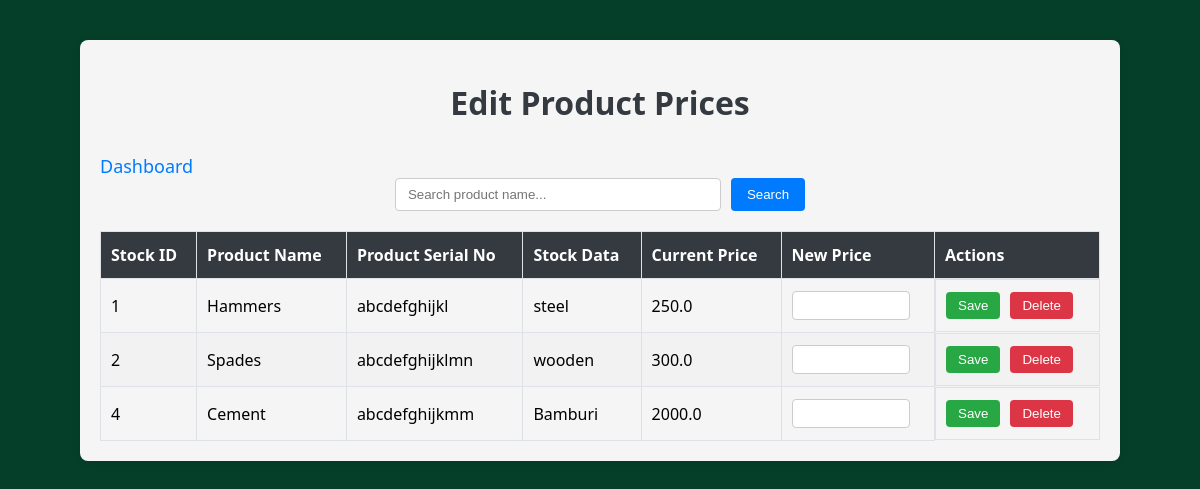
/stocks/edit_prices, run on the app's committed database.
### tables this page shows
CREATE TABLE stock (
            stock_id INTEGER PRIMARY KEY AUTOINCREMENT,
            product_name TEXT NOT NULL,
            product_serial_no TEXT NOT NULL,
            stock_data TEXT NOT NULL,
            product_price REAL NOT NULL,
            entered_date TEXT,
            expiry_date TEXT,
            supplier_name TEXT
        );

### routes/stocks.py (the view, shortened to what this page needs)
@manage_stocks.route('/edit_prices', methods=['POST', 'GET'])
def edit_prices():
    search = request.args.get('search', '')
    with sqlite3.connect(DB_NAME) as conn:
        cursor = conn.cursor()
        if search:
            cursor.execute("SELECT * FROM stock WHERE product_name LIKE ?", ('%' + search + '%',))
        else:
            cursor.execute("SELECT * FROM stock")
        stocks = cursor.fetchall()
    return render_template('edit_prices.html', stocks=stocks, search=search)

### templates/edit_prices.html (shortened to what this page needs)
<!DOCTYPE html>
<html lang="en">
<head>
    <link rel="stylesheet" href="{{ url_for('static', filename='css/style.css') }}">
</head>
<body>
    <div class="price-container">
        <h1>Edit Product Prices</h1>
        <a href="{{ url_for('dashboard') }}" style="font-size: 18px; color: #007bff; text-decoration: none;">Dashboard</a>
        <form method="GET" class="search-bar">
            <input type="text" name="search" placeholder="Search product name..." value="{{ search }}">
            <button type="submit">Search</button>
        </form>
        <table class="stock-table">
            <thead>
                <tr>
                    <th>Stock ID</th>
                    <th>Product Name</th>
                    <th>Product Serial No</th>
                    <th>Stock Data</th>
                    <th>Current Price</th>
                    <th>New Price</th>
                    <th>Actions</th>
                </tr>
            </thead>
            <tbody>
                {% for item in stocks %}
                <tr>
                    <form method="POST" action="{{ url_for('manage_stocks.edit_prices') }}">
                        <td>{{ item[0] }}</td>
                        <td>{{ item[1] }}</td>
                        <td>{{ item[2] }}</td>
                        <td>{{ item[3] }}</td>
                        <td>{{ item[4] }}</td>
                        <td>
                            <input type="number" name="price_{{ item[0] }}" value="{{ item[5] }}">
                        </td>
                        <td class="action-buttons">
                            <button class="save-btn" type="submit" name="action" value="update">Save</button>
                            <button class="delete-btn" type="submit" name="action" value="delete" onclick="return confirm('Are you sure you want to delete this product?');">Delete</button>
                        </td>
                    </form>
                </tr>
                {% endfor %}
            </tbody>
        </table>
    </div>
</body>
</html>

### static/css/style.css (style rules this page uses)
body { font-family: Arial, sans-serif; margin: 0; padding: 0; background-color: #063f29; }

### templates/edit_prices.html (style rules this page uses)
body { font-family: 'Segoe UI', Tahoma, Geneva, Verdana, sans-serif; background-color: #063f29; margin: 0; padding: 0; }
.price-container { max-width: 1000px; margin: 40px auto; padding: 20px; background-color:#F5F5F5; border-radius: 8px; box-shadow: 0 2px 8px rgba(0, 0, 0, 0.1); }
.price-container h1 { text-align: center; color: #343a40; margin-bottom: 30px; }
.search-bar { display: flex; justify-content: center; margin-bottom: 20px; gap: 10px; }
.search-bar input[type="text"] { padding: 8px 12px; width: 300px; border: 1px solid #ccc; border-radius: 4px; }
.search-bar button { padding: 8px 16px; background-color: #007bff; border: none; color: white; border-radius: 4px; cursor: pointer; transition: background-color 0.2s ease; }
.stock-table { width: 100%; border-collapse: collapse; margin-top: 10px; }
.stock-table thead { background-color: #343a40; color: #ffffff; }
.stock-table th, .stock-table td { text-align: left; padding: 12px 10px; border: 1px solid #dee2e6; }
.stock-table tbody tr:nth-child(even) { background-color: #f2f2f2; }
.stock-table input[type="number"] { width: 100px; padding: 6px 8px; border: 1px solid #ccc; border-radius: 4px; }
.save-btn { padding: 6px 12px; background-color: #28a745; border: none; color: white; border-radius: 4px; cursor: pointer; transition: background-color 0.2s ease; }
.delete-btn { padding: 6px 12px; background-color: #dc3545; border: none; color: white; border-radius: 4px; cursor: pointer; transition: background-color 0.2s ease; }
.action-buttons { display: flex; gap: 10px; }

### data on the page
stock: stock_id "1", product_name "Hammers", product_serial_no "abcdefghijkl", stock_data "steel", product_price "250.0"
stock: stock_id "2", product_name "Spades", product_serial_no "abcdefghijklmn", stock_data "wooden", product_price "300.0"
stock: stock_id "4", product_name "Cement", product_serial_no "abcdefghijkmm", stock_data "Bamburi", product_price "2000.0"
